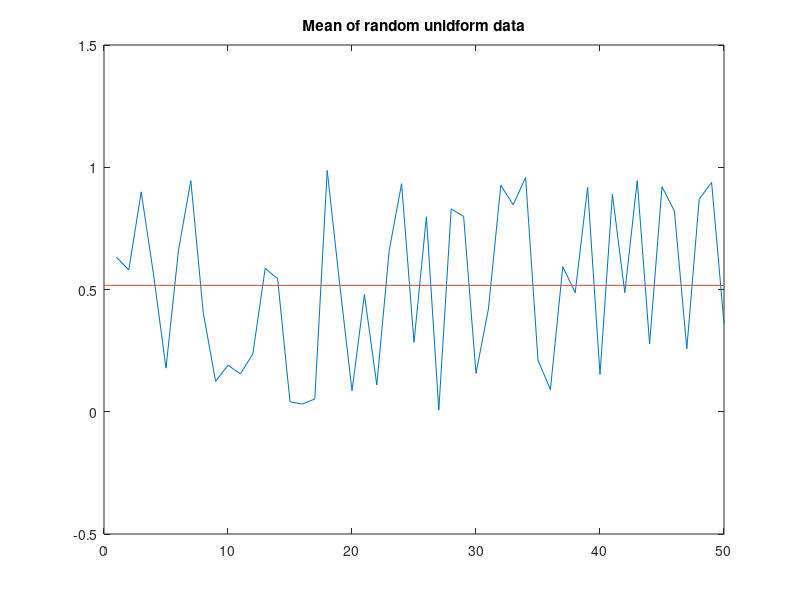

The MATLAB source for this figure:
n=50;
r=rand(n,1);
plot(r)

m=mean(r);
hold on
plot([0,n] ,[m,m])
hold off

title('Mean of random unidform data')

axis([0 50 -0.5 1.5])